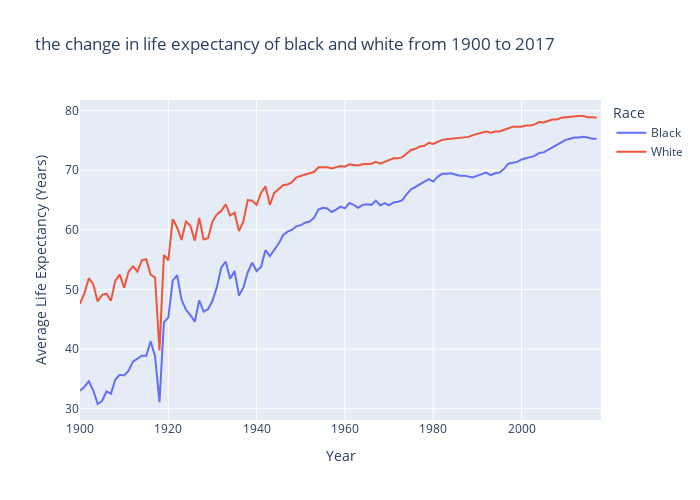

The cell this chart's notebook holds for it:
### Code cell
#line: race vs life (2 lines: black and white)
black = life[(life.Sex == 'Both Sexes') & (life.Race == 'Black')]
white = life[(life.Sex == 'Both Sexes') & (life.Race == 'White')]
BnW = life[((life.Sex == 'Both Sexes') & (life.Race == 'Black')) | ((life.Sex == 'Both Sexes') & (life.Race == 'White'))]
"""
plt.xlabel('Year')
plt.ylabel('Average Life Expectancy (Years)')
plt.title('the change in life expectancy of black and white from 1900 to 2017')
plt.plot(black['Year'],black['Average Life Expectancy (Years)'],color='darkgreen')
plt.plot(white['Year'],white['Average Life Expectancy (Years)'],color='lime')
plt.show()
"""
fig = px.line(BnW, x='Year', y='Average Life Expectancy (Years)', 
              title='the change in life expectancy of black and white from 1900 to 2017', 
              color='Race', width=700, height=500)
fig.show()

### Figure 1 — Plotly figure (JSON) as saved in the notebook; plotly's stock layout.template omitted (floating-point values rounded to 4 significant figures)
{"data": [{"hovertemplate": "Race=Black<br>Year=%{x}<br>Average Life Expectancy (Years)=%{y}<extra></extra>", "legendgroup": "Black", "line": {"color": "#636efa", "dash": "solid"}, "marker": {"symbol": "circle"}, "mode": "lines", "name": "Black", "orientation": "v", "showlegend": true, "type": "scatter", "x": [1900, 1901, 1902, 1903, 1904, 1905, 1906, 1907, 1908, 1909, 1910, 1911, 1912, 1913, 1914, 1915, 1916, 1917, 1918, 1919, 1920, 1921, 1922, 1923, 1924, 1925, 1926, 1927, 1928, 1929, 1930, 1931, 1932, 1933, 1934, 1935, 1936, 1937, 1938, 1939, 1940, 1941, 1942, 1943, 1944, 1945, 1946, 1947, 1948, 1949, 1950, 1951, 1952, 1953, 1954, 1955, 1956, 1957, 1958, 1959, 1960, 1961, 1962, 1963, 1964, 1965, 1966, 1967, 1968, 1969, 1970, 1971, 1972, 1973, 1974, 1975, 1976, 1977, 1978, 1979, 1980, 1981, 1982, 1983, 1984, 1985, 1986, 1987, 1988, 1989, 1990, 1991, 1992, 1993, 1994, 1995, 1996, 1997, 1998, 1999, 2000, 2001, 2002, 2003, 2004, 2005, 2006, 2007, 2008, 2009, 2010, 2011, 2012, 2013, 2014, 2015, 2016, 2017, 2018], "xaxis": "x", "y": [33, 33.7, 34.6, 33.1, 30.8, 31.3, 32.9, 32.5, 34.9, 35.7, 35.6, 36.4, 37.9, 38.4, 38.9, 38.9, 41.3, 38.8, 31.1, 44.5, 45.3, 51.5, 52.4, 48.3, 46.6, 45.7, 44.6, 48.2, 46.3, 46.7, 48.1, 50.4, 53.7, 54.7, 51.8, 53.1, 49, 50.3, 52.9, 54.5, 53.1, 53.8, 56.6, 55.6, 56.6, 57.7, 59.1, 59.7, 60, 60.6, 60.8, 61.2, 61.4, 62, 63.4, 63.7, 63.6, 63, 63.4, 63.9, 63.6, 64.5, 64.2, 63.7, 64.2, 64.3, 64.2, 64.9, 64.1, 64.5, 64.1, 64.6, 64.7, 65, 66, 66.8, 67.2, 67.7, 68.1, 68.5, 68.1, 68.9, 69.4, 69.4, 69.5, 69.3, 69.1, 69.1, 68.9, 68.8, 69.1, 69.3, 69.6, 69.2, 69.5, 69.6, 70.2, 71.1, 71.3, 71.4, 71.8, 72, 72.2, 72.4, 72.9, 73, 73.4, 73.8, 74.3, 74.7, 75.1, 75.3, 75.5, 75.5, 75.6, 75.5, 75.3, 75.3, null], "yaxis": "y"}, {"hovertemplate": "Race=White<br>Year=%{x}<br>Average Life Expectancy (Years)=%{y}<extra></extra>", "legendgroup": "White", "line": {"color": "#EF553B", "dash": "solid"}, "marker": {"symbol": "circle"}, "mode": "lines", "name": "White", "orientation": "v", "showlegend": true, "type": "scatter", "x": [1900, 1901, 1902, 1903, 1904, 1905, 1906, 1907, 1908, 1909, 1910, 1911, 1912, 1913, 1914, 1915, 1916, 1917, 1918, 1919, 1920, 1921, 1922, 1923, 1924, 1925, 1926, 1927, 1928, 1929, 1930, 1931, 1932, 1933, 1934, 1935, 1936, 1937, 1938, 1939, 1940, 1941, 1942, 1943, 1944, 1945, 1946, 1947, 1948, 1949, 1950, 1951, 1952, 1953, 1954, 1955, 1956, 1957, 1958, 1959, 1960, 1961, 1962, 1963, 1964, 1965, 1966, 1967, 1968, 1969, 1970, 1971, 1972, 1973, 1974, 1975, 1976, 1977, 1978, 1979, 1980, 1981, 1982, 1983, 1984, 1985, 1986, 1987, 1988, 1989, 1990, 1991, 1992, 1993, 1994, 1995, 1996, 1997, 1998, 1999, 2000, 2001, 2002, 2003, 2004, 2005, 2006, 2007, 2008, 2009, 2010, 2011, 2012, 2013, 2014, 2015, 2016, 2017, 2018], "xaxis": "x", "y": [47.6, 49.4, 51.9, 50.9, 48, 49.1, 49.3, 48.1, 51.5, 52.5, 50.3, 53, 53.9, 53, 54.9, 55.1, 52.5, 52, 39.8, 55.8, 54.9, 61.8, 60.4, 58.3, 61.4, 60.7, 58.2, 62, 58.4, 58.6, 61.4, 62.6, 63.2, 64.3, 62.4, 62.9, 59.8, 61.4, 65, 64.9, 64.2, 66.2, 67.3, 64.2, 66.2, 66.8, 67.5, 67.6, 68, 68.8, 69.1, 69.3, 69.5, 69.7, 70.5, 70.5, 70.5, 70.3, 70.5, 70.7, 70.6, 71, 70.9, 70.8, 71, 71.1, 71.1, 71.4, 71.1, 71.4, 71.7, 72, 72, 72.2, 72.8, 73.4, 73.6, 74, 74.1, 74.6, 74.4, 74.8, 75.1, 75.2, 75.3, 75.3, 75.4, 75.6, 75.6, 75.9, 76.1, 76.3, 76.5, 76.3, 76.5, 76.5, 76.8, 77.1, 77.3, 77.3, 77.3, 77.5, 77.5, 77.7, 78.1, 78, 78.3, 78.5, 78.5, 78.8, 78.9, 79, 79.1, 79.1, 79.1, 78.9, 78.9, 78.8, null], "yaxis": "y"}], "layout": {"height": 500, "legend": {"title": {"text": "Race"}, "tracegroupgap": 0}, "title": {"text": "the change in life expectancy of black and white from 1900 to 2017"}, "width": 700, "xaxis": {"anchor": "y", "domain": [0, 1], "title": {"text": "Year"}}, "yaxis": {"anchor": "x", "domain": [0, 1], "title": {"text": "Average Life Expectancy (Years)"}}}}
